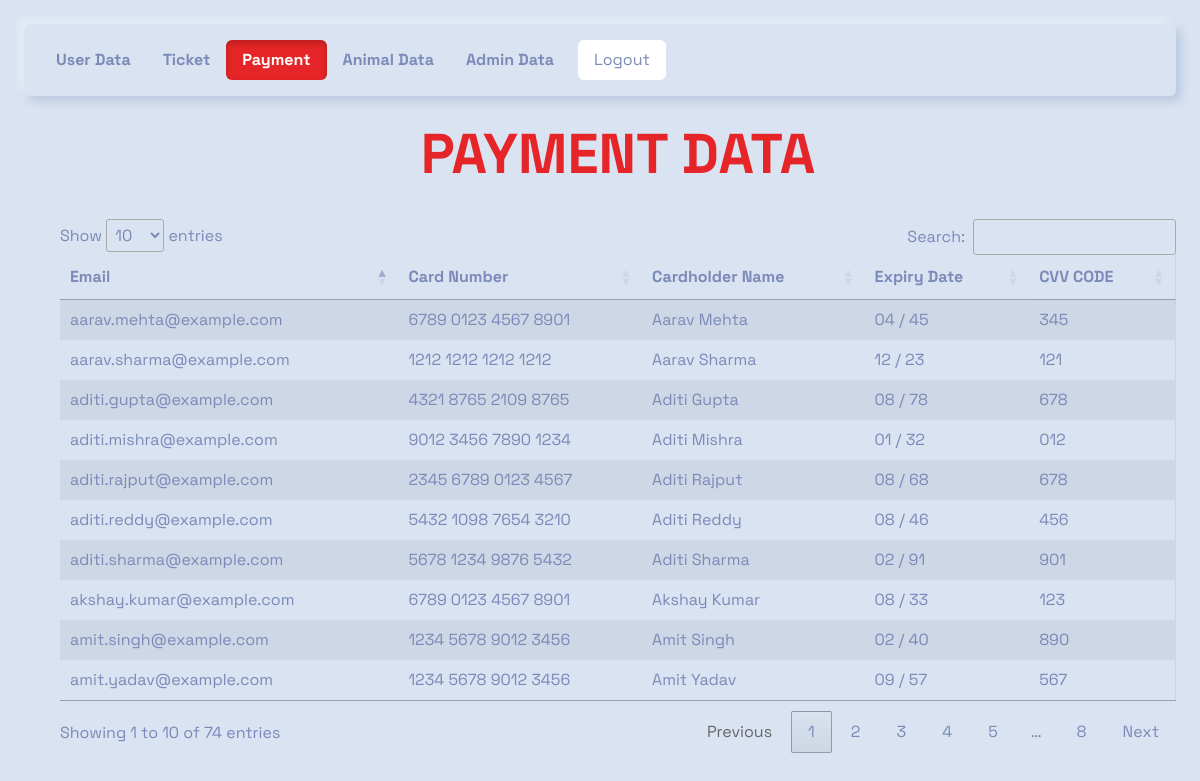
Screenshot of /admin/payment.php with the database file from the repository.
### tables this page shows
CREATE TABLE `card` (
  `email` varchar(50) NOT NULL,
  `number` varchar(50) NOT NULL,
  `name` varchar(50) NOT NULL,
  `expiry` varchar(50) NOT NULL,
  `cvc` varchar(50) NOT NULL
);

### admin/payment.php (the view, shortened to what this page needs)
<?php
include "../database/connect.php";
?>
<!DOCTYPE html>
<html lang="en">
<head>
    <link rel="stylesheet" href="../css/admin_style.css">
    <link rel="stylesheet" href="../css/adminbootstrap.min.css">
    <link rel="stylesheet" href="https://cdn.datatables.net/1.13.6/css/jquery.dataTables.min.css">
    <link rel="stylesheet" href="https://cdn.datatables.net/1.13.6/css/dataTables.bootstrap4.min.css">
    <link rel="stylesheet" href="https://cdnjs.cloudflare.com/ajax/libs/font-awesome/6.4.2/css/all.min.css"
 />
</head>
<body>
    <div class="m-lg-4">
        <ul class="nav nav-pills">
            <li class="nav-item">
                <a class="nav-link fw-bold" href="index.php">User Data</a>
            </li>
            <li class="nav-item">
                <a class="nav-link fw-bold" href="ticket.php">Ticket</a>
            </li>
            <li class="nav-item">
                <a class="nav-link bg-danger active fw-bold" href="payment.php">Payment</a>
            </li>
            <li class="nav-item">
                <a class="nav-link fw-bold" href="animal.php">Animal Data</a>
            </li>
            <li class="nav-item">
                <a class="nav-link fw-bold" href="admin.php">Admin Data</a>
            </li>
            <form method="POST">
                <button type="submit" name="logout" class="nav-link mx-2 text-font bg-white">Logout</button>
            </form>
        </ul>
    </div>
    <div class="container mx-5">
        <div>
            <h1 class="display-4 text-center fw-bolder text-danger">PAYMENT DATA</h1>
        </div>
        <br>
        <table id="myTable" class="table table-bordered table-striped">
            <thead>
                <tr>
                    <th>Email</th>
                    <th>Card Number</th>
                    <th>Cardholder Name</th>
                    <th>Expiry Date</th>
                    <th>CVV CODE</th>
                </tr>
            </thead>
            <tbody>
                <?php
                $select = "SELECT * FROM `card`";
                $result = $cn->query($select);
                while ($row = mysqli_fetch_array($result)) {
                    ?>
                    <tr>
                        <td><?php echo $row['email']; ?></td>
                        <td><?php echo $row['number']; ?></td>
                        <td><?php echo $row['name']; ?></td>
                        <td><?php echo $row['expiry']; ?></td>
                        <td><?php echo $row['cvc']; ?></td>
                    </tr>
                    <?php
                }
                ?>
            </tbody>
        </table>
    </div>
    <br><br>
</body>
</html>

### css/admin_style.css (style rules this page uses)
* { font-family: "Space Grotesk", sans-serif; }
.text-font { font-family: "Space Grotesk", sans-serif; }

### rows the page displays
card: email "aarav.sharma@example.com", number "1212 1212 1212 1212", name "Aarav Sharma", expiry "12 / 23", cvc "121"
card: email "aditi.mishra@example.com", number "9012 3456 7890 1234", name "Aditi Mishra", expiry "01 / 32", cvc "012"
card: email "akshay.kumar@example.com", number "6789 0123 4567 8901", name "Akshay Kumar", expiry "08 / 33", cvc "123"
card: email "amit.singh@example.com", number "1234 5678 9012 3456", name "Amit Singh", expiry "02 / 40", cvc "890"
card: email "aarav.mehta@example.com", number "6789 0123 4567 8901", name "Aarav Mehta", expiry "04 / 45", cvc "345"
card: email "aditi.reddy@example.com", number "5432 1098 7654 3210", name "Aditi Reddy", expiry "08 / 46", cvc "456"
card: email "amit.yadav@example.com", number "1234 5678 9012 3456", name "Amit Yadav", expiry "09 / 57", cvc "567"
card: email "aditi.rajput@example.com", number "2345 6789 0123 4567", name "Aditi Rajput", expiry "08 / 68", cvc "678"
card: email "aditi.gupta@example.com", number "4321 8765 2109 8765", name "Aditi Gupta", expiry "08 / 78", cvc "678"
card: email "aditi.sharma@example.com", number "5678 1234 9876 5432", name "Aditi Sharma", expiry "02 / 91", cvc "901"
